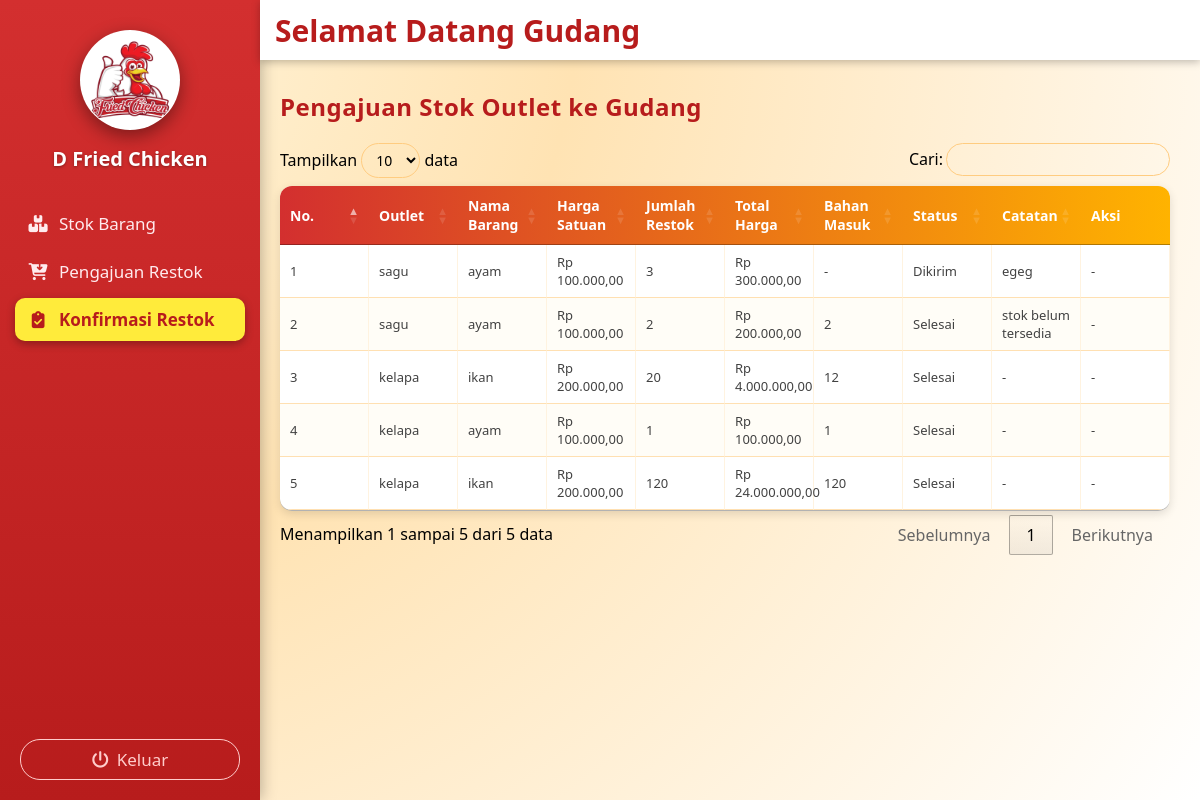
Page /gudang/konfirmasi_restok/konfirmasi_restok.php (signed in) on the committed database.
### tables this page shows
CREATE TABLE `restok_bahan_outlet` (
  `Id_restok_bahan` int NOT NULL,
  `Id_outlet` int NOT NULL,
  `Id_stok_outlet` int NOT NULL,
  `Nama_barang` varchar(100) DEFAULT NULL,
  `Jumlah_restok` int DEFAULT NULL,
  `Status` varchar(50) DEFAULT NULL,
  `Catatan` varchar(255) DEFAULT NULL
);

CREATE TABLE `outlet` (
  `id_outlet` int NOT NULL,
  `nama_outlet` varchar(15) NOT NULL,
  `alamat` text NOT NULL
);

### gudang/konfirmasi_restok/konfirmasi_restok.php (the view, shortened to what this page needs)
<?php
include '../../koneksi/sidebargudang.php';
include '../../koneksi/koneksi.php';
?>
<link rel="stylesheet" href="https://cdn.datatables.net/1.13.6/css/jquery.dataTables.min.css">
<link rel="stylesheet" href="https://cdnjs.cloudflare.com/ajax/libs/font-awesome/6.5.0/css/all.min.css">
<div class="konten-utama">
  <h2>Pengajuan Stok Outlet ke Gudang</h2>
  <table id="tabel-ajukan-outlet" class="tabel-ajukan">
    <thead>
      <tr>
<th>No.</th>
<th>Outlet</th>
<th>Nama Barang</th>
<th>Harga Satuan</th>
<th>Jumlah Restok</th>
<th>Total Harga</th>
<th>Bahan Masuk</th>
<th>Status</th>
<th>Catatan</th>
<th>Aksi</th>
      </tr>
    </thead>
    <tbody>
      <?php
      $no = 1;
     $sql = "
  SELECT
    r.Id_restok_bahan,
    r.Id_outlet,
    r.Id_stok_outlet,
    r.Nama_barang,
    r.Jumlah_restok,
    r.Status,
    r.Catatan,
    o.nama_outlet,
    b.harga AS Harga,
    (b.harga * r.Jumlah_restok) AS Total_harga,
    COALESCE(SUM(bm.Bahan_masuk), 0) AS bahan_masuk
  FROM restok_bahan_outlet r
  JOIN outlet o ON o.id_outlet = r.Id_outlet
  LEFT JOIN stok_outlet so ON so.Id_stok_outlet = r.Id_stok_outlet
  LEFT JOIN barang b ON b.id_barang = so.Id_barang
  LEFT JOIN bahan_masuk bm ON bm.Id_restok_bahan = r.Id_restok_bahan
  GROUP BY r.Id_restok_bahan
  ORDER BY r.Id_restok_bahan DESC
";
      $q = mysqli_query($conn, $sql);
      while ($row = mysqli_fetch_assoc($q)) {
        $harga = (float)($row['Harga'] ?? 0);
        $total = (float)($row['Total_harga'] ?? 0);
        $masuk = (int)($row['bahan_masuk'] ?? 0);
      ?>
      <tr>
        <td data-label="No"><?= $no++; ?></td>
        <td data-label="Outlet"><?= htmlspecialchars($row['nama_outlet'] ?? '-'); ?></td>
        <td data-label="Nama Barang"><?= htmlspecialchars($row['Nama_barang'] ?? '-'); ?></td>
        <td data-label="Harga">Rp <?= number_format($harga, 2, ',', '.'); ?></td>
        <td data-label="Jumlah"><?= (int)($row['Jumlah_restok'] ?? 0); ?></td>
        <td data-label="Total">Rp <?= number_format($total, 2, ',', '.'); ?></td>
        <td data-label="Bahan Masuk"><?= ($masuk > 0) ? $masuk : '-'; ?></td>
        <td data-label="Status"><?= htmlspecialchars($row['Status'] ?? '-'); ?></td>
        <td data-label="Catatan"><?= htmlspecialchars($row['Catatan'] ?? '-'); ?></td>
        <td data-label="Aksi">
  <?php if (($row['Status'] ?? '') === 'Menunggu'): ?>
    <button class="tombol tombol-setuju" onclick="setujui(<?= (int)$row['Id_restok_bahan']; ?>)">
      <i class="fa-solid fa-check"></i> Setujui
    </button>
    <button class="tombol tombol-tolak" onclick="tolak(<?= (int)$row['Id_restok_bahan']; ?>)">
      <i class="fa-solid fa-xmark"></i> Tolak
    </button>
  <?php elseif (($row['Status'] ?? '') === 'Selesai'): ?>
    -
  <?php else: ?>
    -
  <?php endif; ?>
</td>
      </tr>
      <?php } ?>
    </tbody>
  </table>
</div>

### koneksi/sidebargudang.php (style rules this page uses)
* { margin: 0; padding: 0; box-sizing: border-box; font-family: 'Segoe UI', Tahoma, Geneva, Verdana, sans-serif; }
body { display: flex; min-height: 100vh; background: #f3f3f3; overflow-x: hidden; }

### gudang/konfirmasi_restok/konfirmasi_restok.php (style rules this page uses)
body { margin:0; font-family:Arial,sans-serif; background:radial-gradient(circle at top left,#fff7e0 0%,#ffe3b3 40%,#ffffff 100%); }
.konten-utama { margin-left:250px; margin-top:60px; padding:30px; min-height:calc(100vh - 60px); }
.konten-utama h2 { margin-bottom:20px; color:#b71c1c; font-weight:700; letter-spacing:.5px; }
.tabel-ajukan { width:100%; border-collapse:collapse; background:white; border-radius:12px; overflow:hidden; box-shadow:0 3px 10px rgba(0,0,0,.12); table-layout:fixed; }
.tabel-ajukan thead tr { background:linear-gradient(90deg,#d32f2f,#ffb300); }
.tabel-ajukan th { color:#fff; text-align:left; padding:12px 15px; font-weight:600; font-size:14px; }
.tabel-ajukan td { padding:10px 15px; border-bottom:1px solid #ffe0b2; border-right:1px solid #fff3e0; font-size:13px; color:#424242; }
.tabel-ajukan tr:nth-child(even) { background:#fffdf7; }

### rows in the picture
restok_bahan_outlet: Id_outlet.nama_outlet "sagu", Nama_barang "ayam", harga "100.000,00", Jumlah_restok "3", total "300.000,00", Status "Dikirim", Catatan "egeg"
restok_bahan_outlet: Id_outlet.nama_outlet "sagu", Nama_barang "ayam", harga "100.000,00", Jumlah_restok "2", total "200.000,00", masuk "2", Status "Selesai", Catatan "stok belum tersedia"
restok_bahan_outlet: Id_outlet.nama_outlet "kelapa", Nama_barang "ikan", harga "200.000,00", Jumlah_restok "20", total "4.000.000,00", masuk "12", Status "Selesai", Catatan "-"
restok_bahan_outlet: Id_outlet.nama_outlet "kelapa", Nama_barang "ayam", harga "100.000,00", Jumlah_restok "1", total "100.000,00", masuk "1", Status "Selesai", Catatan "-"
restok_bahan_outlet: Id_outlet.nama_outlet "kelapa", Nama_barang "ikan", harga "200.000,00", Jumlah_restok "120", total "24.000.000,00", masuk "120", Status "Selesai", Catatan "-"
